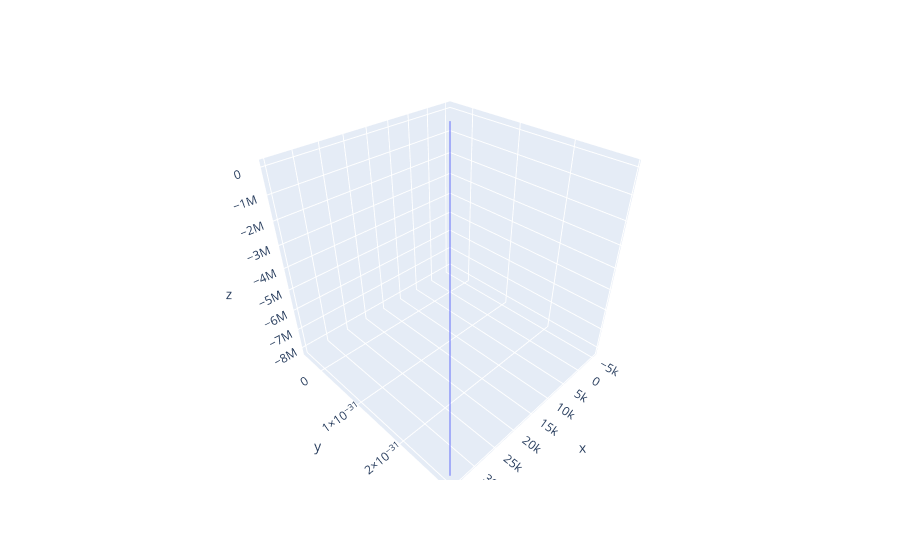

The code cell stored with this chart in its notebook:
### Code cell
plot_3dtraj(rin, vin, k, filepath='test.html')

### Figure 1 — Plotly figure (JSON) as saved in the notebook; plotly's stock layout.template omitted (floating-point values rounded to 4 significant figures; data arrays with more than 128 entries replaced by an {"elided": "..."} marker saying what was removed)
{"data": [{"hovertemplate": "x=%{x}<br>y=%{y}<br>z=%{z}<extra></extra>", "legendgroup": "", "line": {"color": "#636efa", "dash": "solid"}, "marker": {"symbol": "circle"}, "mode": "lines", "name": "", "scene": "scene", "showlegend": false, "type": "scatter3d", "x": {"elided": "9998 float values"}, "y": {"elided": "9998 float values"}, "z": {"elided": "9998 float values"}}], "layout": {"legend": {"tracegroupgap": 0}, "margin": {"t": 60}, "scene": {"domain": {"x": [0, 1], "y": [0, 1]}, "xaxis": {"title": {"text": "x"}}, "yaxis": {"title": {"text": "y"}}, "zaxis": {"title": {"text": "z"}}}}}
